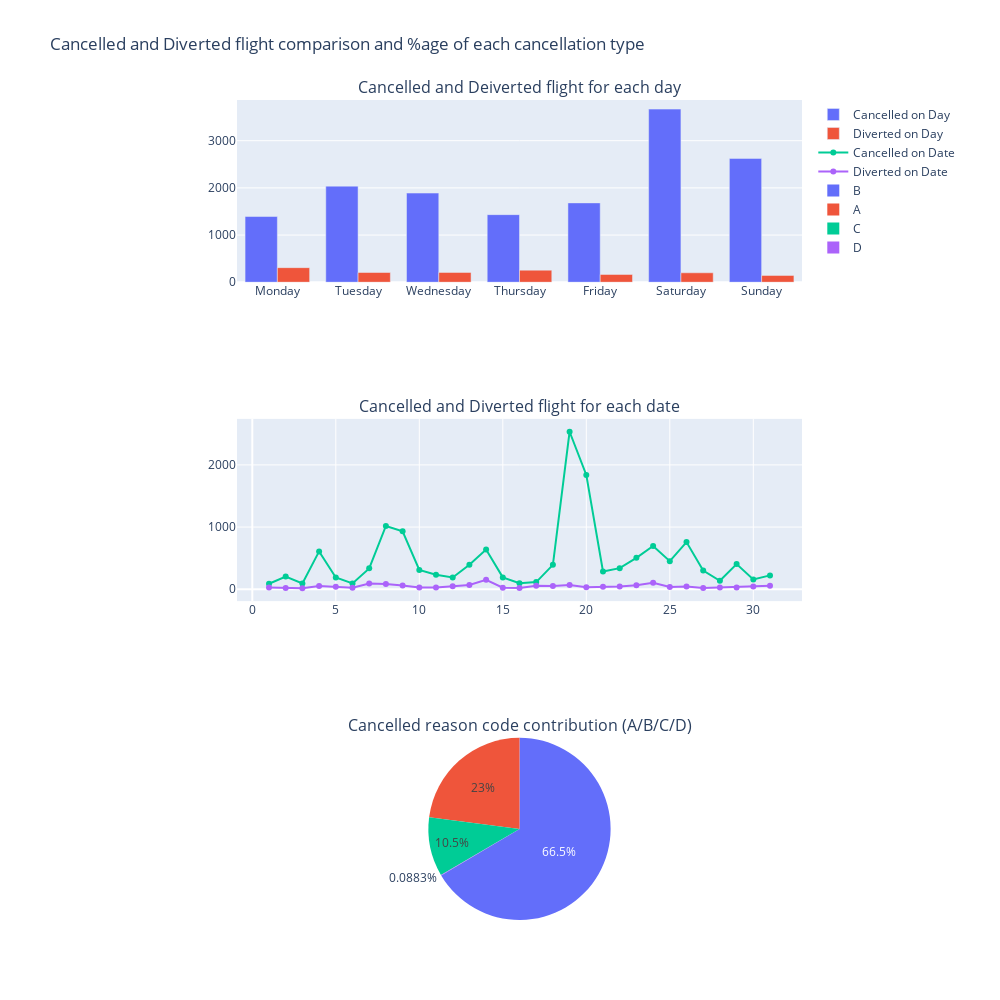

The notebook cell saved with this chart:
### Code cell
# Initialize figure with 2 3D subplots
fig = make_subplots(
    rows=3, cols=1,subplot_titles=('Cancelled and Deiverted flight for each day',  'Cancelled and Diverted flight for each date',  'Cancelled reason code contribution (A/B/C/D)'),
    specs=[[{'type': 'Bar'}],
            [{'type': 'scatter'}],
           [{'type': 'Pie'}]])

x=Can_week_day['Day']
y=Can_week_day['Counts']
x1=Div_week_day['Day']
y1=Div_week_day['Counts']
x2=Can_Month_date['Date']
y2=Can_Month_date['Counts']
x3=Div_Month_date['Date']
y3=Div_Month_date['Counts']



# adding surfaces to subplots.
fig.add_trace(
    go.Bar(x=x, y=y, name='Cancelled on Day'),
    row=1, col=1)

fig.add_trace(
    go.Bar(x=x1, y=y1, name='Diverted on Day'),
    row=1, col=1)


fig.add_trace(
    go.Scatter(x=x2, y=y2, mode="lines+markers",name= 'Cancelled on Date'),
    row=2, col=1)

fig.add_trace(
    go.Scatter(x=x3, y=y3,mode="lines+markers",name= 'Diverted on Date'),
    row=2, col=1)

fig.add_trace(
    go.Pie(labels=Can_rec_detail ['CANCELLATION_CODE'], values=Can_rec_detail ['Counts'],name='Cancellation type'),
    row=3, col=1)

fig.update_layout(
    title_text='Cancelled and Diverted flight comparison and %age of each cancellation type',
    height=1000,
    width=1000
)

fig.show()

### Figure 1 — Plotly figure (JSON) as saved in the notebook; plotly's stock layout.template omitted (floating-point values rounded to 4 significant figures)
{"data": [{"name": "Cancelled on Day", "type": "bar", "x": ["Monday", "Tuesday", "Wednesday", "Thursday", "Friday", "Saturday", "Sunday"], "xaxis": "x", "y": [1393, 2037, 1890, 1433, 1682, 3670, 2625], "yaxis": "y"}, {"name": "Diverted on Day", "type": "bar", "x": ["Monday", "Tuesday", "Wednesday", "Thursday", "Friday", "Saturday", "Sunday"], "xaxis": "x", "y": [309, 206, 208, 256, 165, 200, 144], "yaxis": "y"}, {"mode": "lines+markers", "name": "Cancelled on Date", "type": "scatter", "x": [1, 2, 3, 4, 5, 6, 7, 8, 9, 10, 11, 12, 13, 14, 15, 16, 17, 18, 19, 20, 21, 22, 23, 24, 25, 26, 27, 28, 29, 30, 31], "xaxis": "x2", "y": [87, 203, 92, 608, 189, 92, 335, 1018, 932, 309, 231, 189, 393, 637, 190, 95, 114, 392, 2534, 1839, 285, 338, 504, 696, 451, 758, 301, 136, 404, 156, 222], "yaxis": "y2"}, {"mode": "lines+markers", "name": "Diverted on Date", "type": "scatter", "x": [1, 2, 3, 4, 5, 6, 7, 8, 9, 10, 11, 12, 13, 14, 15, 16, 17, 18, 19, 20, 21, 22, 23, 24, 25, 26, 27, 28, 29, 30, 31], "xaxis": "x2", "y": [26, 20, 15, 50, 41, 25, 92, 82, 59, 27, 29, 46, 69, 150, 25, 21, 56, 50, 68, 32, 38, 45, 63, 103, 36, 45, 18, 29, 28, 45, 55], "yaxis": "y2"}, {"domain": {"x": [0, 1], "y": [0, 0.2222]}, "labels": ["B", "A", "C", "D"], "name": "Cancellation type", "type": "pie", "values": [9791, 3384, 1542, 13]}], "layout": {"annotations": [{"font": {"size": 16}, "showarrow": false, "text": "Cancelled and Deiverted flight for each day", "x": 0.5, "xanchor": "center", "xref": "paper", "y": 1, "yanchor": "bottom", "yref": "paper"}, {"font": {"size": 16}, "showarrow": false, "text": "Cancelled and Diverted flight for each date", "x": 0.5, "xanchor": "center", "xref": "paper", "y": 0.6111, "yanchor": "bottom", "yref": "paper"}, {"font": {"size": 16}, "showarrow": false, "text": "Cancelled reason code contribution (A/B/C/D)", "x": 0.5, "xanchor": "center", "xref": "paper", "y": 0.2222, "yanchor": "bottom", "yref": "paper"}], "height": 1000, "title": {"text": "Cancelled and Diverted flight comparison and %age of each cancellation type"}, "width": 1000, "xaxis": {"anchor": "y", "domain": [0, 1]}, "xaxis2": {"anchor": "y2", "domain": [0, 1]}, "yaxis": {"anchor": "x", "domain": [0.7778, 1]}, "yaxis2": {"anchor": "x2", "domain": [0.3889, 0.6111]}}}
